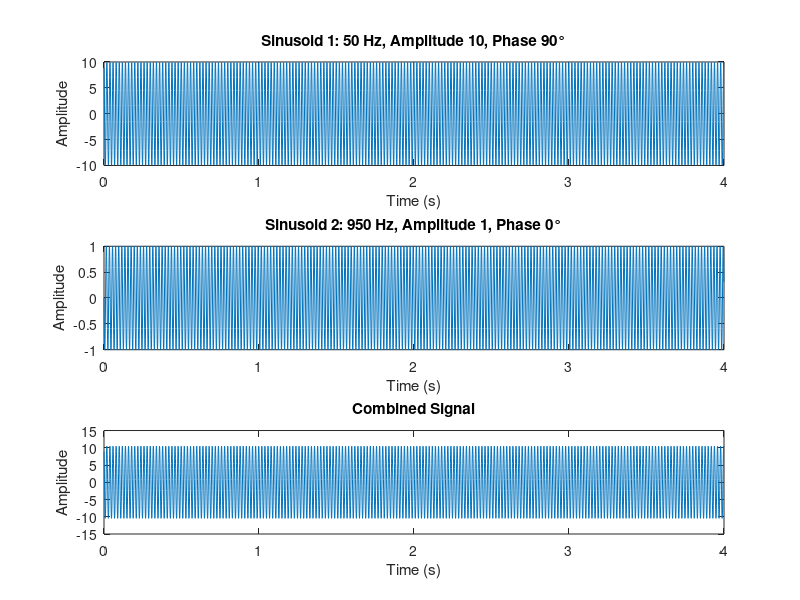

MATLAB code for this plot:
Fs = 1000;
T = 1/Fs;
duration = 4;
t = 0: T:duration-T;

f1 = 50;
A1 = 10;
p1 = 90;

f2 = 950;
A2 = 1;
p2 = 0;

x1 = A1*sin(2*pi*f1*t + p1);
x2 = A2*sin(2*pi*f2*t + p2);

x = x1+x2;

figure;
subplot(3,1,1);
plot(t, x1);
title('Sinusoid 1: 50 Hz, Amplitude 10, Phase 90°');
xlabel('Time (s)'); ylabel('Amplitude');

subplot(3,1,2);
plot(t, x2);
title('Sinusoid 2: 950 Hz, Amplitude 1, Phase 0°');
xlabel('Time (s)'); ylabel('Amplitude');

subplot(3,1,3);
plot(t, x);
title('Combined Signal');
xlabel('Time (s)'); ylabel('Amplitude');

sound(x,Fs);
